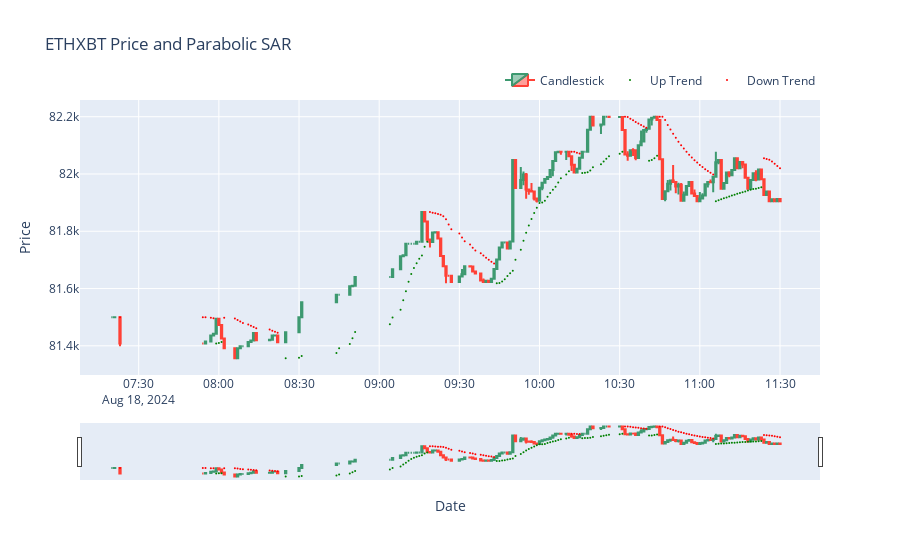

Notebook code cell kept with this figure:
### Code cell
# Separate PSAR values based on trend
psar_bull = df.loc[df['Trend'] == 1]['PSAR']
psar_bear = df.loc[df['Trend'] == 0]['PSAR']

# Create figure
fig = go.Figure()

# Add candlestick chart
fig.add_trace(go.Candlestick(
        x=df.index,
        open=df['open'],
        high=df['high'],
        low=df['low'],
        close=df['close'],
        name='Candlestick'
    ))

# Add PSAR bull scatter
fig.add_trace(go.Scatter(x=psar_bull.index, y=psar_bull, mode='markers', 
                         name='Up Trend', marker=dict(color='green', size=2)))

# Add PSAR bear scatter
fig.add_trace(go.Scatter(x=psar_bear.index, y=psar_bear, mode='markers', 
                         name='Down Trend', marker=dict(color='red', size=2)))

# Update layout
fig.update_layout(
    title=f'{symbol.symbol} Price and Parabolic SAR',
    xaxis_title='Date',
    yaxis_title='Price',
    legend=dict(orientation="h", yanchor="bottom", y=1.02, xanchor="right", x=1),
    autosize=True,
    
)

# Show figure
fig.show()
